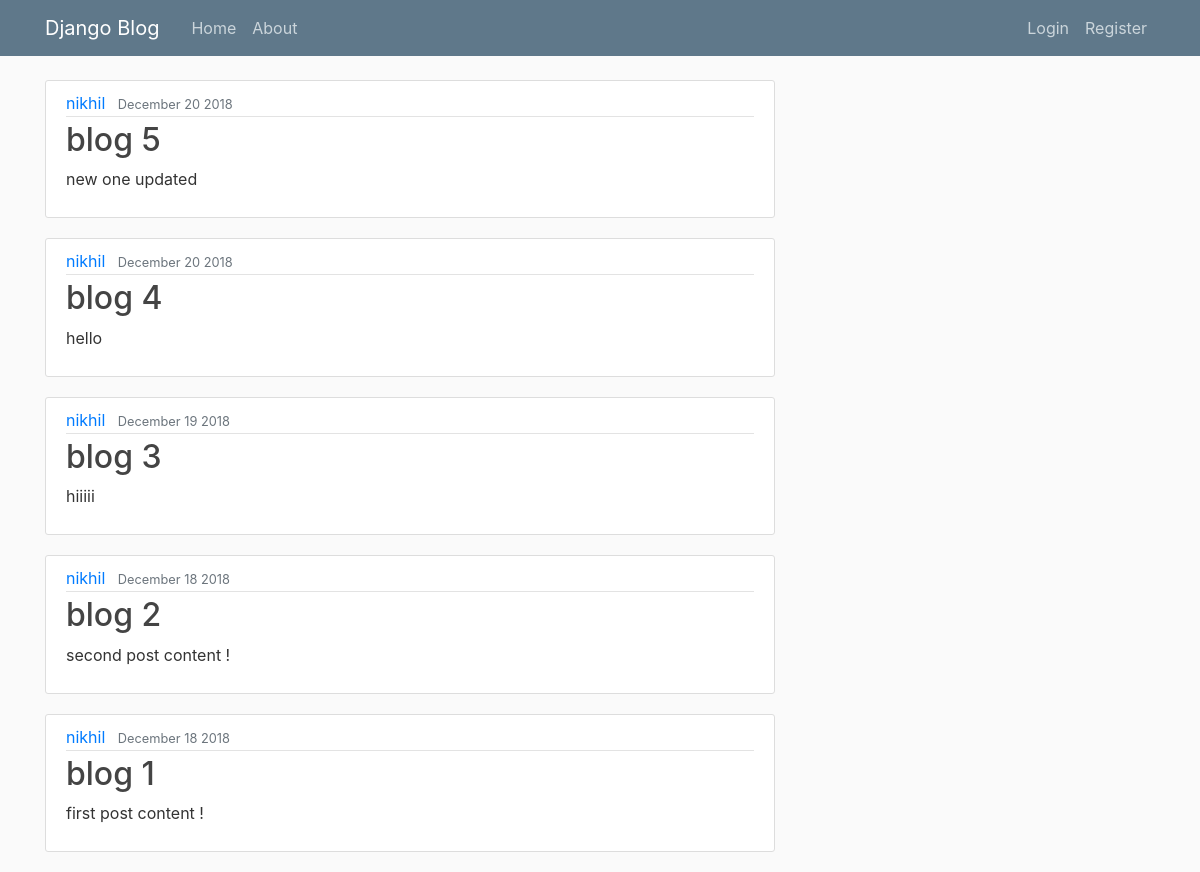
Before: / with the older database file.
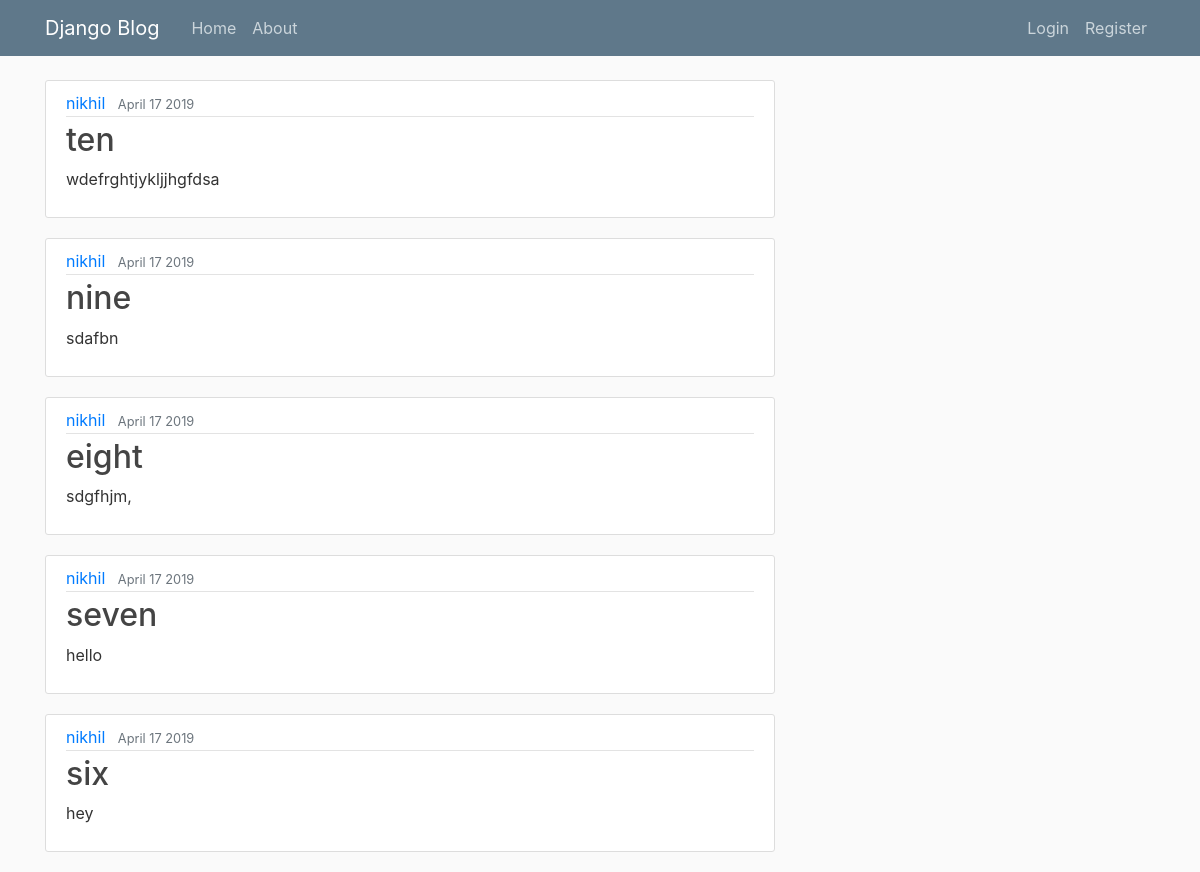
After: the same page with the newer database file.
### blog/models.py (models this page shows, shortened)
class Post(models.Model):
    title = models.CharField(max_length=100)
    content = models.TextField()
    date_posted = models.DateTimeField(default=timezone.now)
    author = models.ForeignKey(User, on_delete=models.CASCADE)

### blog/views.py (the view)
# urls.py: path('', PostListView.as_view() ,name='Blog-home'),
class PostListView(ListView):
    model = Post
    template_name = 'blog/home.html' # <app>/<model>_<viewtype>.html
    context_object_name = 'posts'
    ordering = ['-date_posted']
    paginate_by = 5

### blog/templates/blog/home.html
{% extends "blog/base.html" %}
{% block content %}
    {% for post in posts %}
        <article class="media content-section">
          <div class="media-body">
            <div class="article-metadata">
              <a class="mr-2" href="#">{{ post.author }}</a>
              <small class="text-muted">{{ post.date_posted|date:"F d Y" }}</small>
            </div>
            <h2><a class="article-title" href="{% url 'post-detail' post.id %}">{{ post.title }}</a></h2>
            <p class="article-content">{{ post.content }}</p>
          </div>
        </article>
    {% endfor %}
{% endblock content %}

Changed rows visible on the page:
no longer on this page (row unchanged): Post: author "nikhil", date_posted "December 20 2018", title "blog 5", content "new one updated"
no longer on this page (row unchanged): Post: author "nikhil", date_posted "December 20 2018", title "blog 4", content "hello"
no longer on this page (row unchanged): Post: author "nikhil", date_posted "December 19 2018", title "blog 3", content "hiiiii"
no longer on this page (row unchanged): Post: author "nikhil", date_posted "December 18 2018", title "blog 2", content "second post content !"
no longer on this page (row unchanged): Post: author "nikhil", date_posted "December 18 2018", title "blog 1", content "first post content !"
added Post: author "nikhil", date_posted "April 17 2019", title "ten", content "wdefrghtjykljjhgfdsa"
added Post: author "nikhil", date_posted "April 17 2019", title "nine", content "sdafbn"
added Post: author "nikhil", date_posted "April 17 2019", title "eight", content "sdgfhjm,"
added Post: author "nikhil", date_posted "April 17 2019", title "seven", content "hello"
added Post: author "nikhil", date_posted "April 17 2019", title "six", content "hey"
